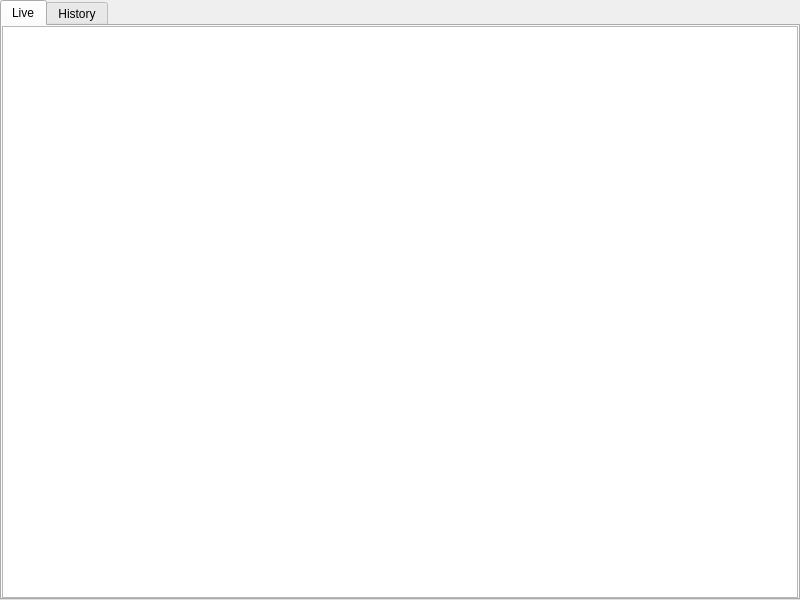
<?xml version="1.0" encoding="UTF-8"?>
<ui version="4.0">
 <class>CommunicateLoggerWidget</class>
 <widget class="QWidget" name="CommunicateLoggerWidget">
  <property name="geometry">
   <rect>
    <x>0</x>
    <y>0</y>
    <width>800</width>
    <height>600</height>
   </rect>
  </property>
  <layout class="QVBoxLayout" name="mainLayout">
   <property name="spacing">
    <number>0</number>
   </property>
   <property name="leftMargin">
    <number>0</number>
   </property>
   <property name="topMargin">
    <number>0</number>
   </property>
   <property name="rightMargin">
    <number>0</number>
   </property>
   <property name="bottomMargin">
    <number>0</number>
   </property>
   <item>
    <widget class="QTabWidget" name="tabWidget">
     <property name="currentIndex">
      <number>0</number>
     </property>
     <widget class="QWidget" name="liveTab">
      <attribute name="title">
       <string>Live</string>
      </attribute>
      <layout class="QVBoxLayout" name="liveLayout">
       <property name="spacing">
        <number>0</number>
       </property>
       <property name="leftMargin">
        <number>0</number>
       </property>
       <property name="topMargin">
        <number>0</number>
       </property>
       <property name="rightMargin">
        <number>0</number>
       </property>
       <property name="bottomMargin">
        <number>0</number>
       </property>
       <item>
        <widget class="QTableView" name="tableView">
         <property name="editTriggers">
          <set>QAbstractItemView::NoEditTriggers</set>
         </property>
         <property name="selectionBehavior">
          <enum>QAbstractItemView::SelectRows</enum>
         </property>
         <property name="verticalScrollMode">
          <enum>QAbstractItemView::ScrollPerPixel</enum>
         </property>
        </widget>
       </item>
      </layout>
     </widget>
     <widget class="QWidget" name="historyTab">
      <property name="autoFillBackground">
       <bool>true</bool>
      </property>
      <attribute name="title">
       <string>History</string>
      </attribute>
      <layout class="QVBoxLayout" name="histLayout">
       <property name="spacing">
        <number>4</number>
       </property>
       <property name="leftMargin">
        <number>4</number>
       </property>
       <property name="topMargin">
        <number>4</number>
       </property>
       <property name="rightMargin">
        <number>4</number>
       </property>
       <property name="bottomMargin">
        <number>4</number>
       </property>
       <item>
        <layout class="QHBoxLayout" name="dateLayout">
         <item>
          <widget class="QLabel" name="labelDate">
           <property name="text">
            <string>Date:</string>
           </property>
          </widget>
         </item>
         <item>
          <widget class="QLineEdit" name="dateEdit">
           <property name="readOnly">
            <bool>true</bool>
           </property>
          </widget>
         </item>
         <item>
          <widget class="QPushButton" name="selectDateBtn">
           <property name="cursor">
            <cursorShape>PointingHandCursor</cursorShape>
           </property>
           <property name="text">
            <string>Select Date</string>
           </property>
          </widget>
         </item>
         <item>
          <spacer name="dateSpacer">
           <property name="orientation">
            <enum>Qt::Horizontal</enum>
           </property>
           <property name="sizeHint" stdset="0">
            <size>
             <width>40</width>
             <height>20</height>
            </size>
           </property>
          </spacer>
         </item>
        </layout>
       </item>
       <item>
        <layout class="QHBoxLayout" name="timeLayout">
         <item>
          <widget class="QCheckBox" name="timeCheck">
           <property name="text">
            <string>Time Range:</string>
           </property>
          </widget>
         </item>
         <item>
          <widget class="QSpinBox" name="timeFromHour">
           <property name="enabled">
            <bool>false</bool>
           </property>
           <property name="minimum">
            <number>0</number>
           </property>
           <property name="maximum">
            <number>23</number>
           </property>
          </widget>
         </item>
         <item>
          <widget class="QLabel" name="labelTimeFrom">
           <property name="text">
            <string>:</string>
           </property>
          </widget>
         </item>
         <item>
          <widget class="QSpinBox" name="timeFromMinute">
           <property name="enabled">
            <bool>false</bool>
           </property>
           <property name="minimum">
            <number>0</number>
           </property>
           <property name="maximum">
            <number>59</number>
           </property>
          </widget>
         </item>
         <item>
          <widget class="QLabel" name="labelTimeFrom2">
           <property name="text">
            <string>:</string>
           </property>
          </widget>
         </item>
         <item>
          <widget class="QSpinBox" name="timeFromSecond">
           <property name="enabled">
            <bool>false</bool>
           </property>
           <property name="minimum">
            <number>0</number>
           </property>
           <property name="maximum">
            <number>59</number>
           </property>
          </widget>
         </item>
         <item>
          <widget class="QLabel" name="labelTimeTo">
           <property name="text">
            <string>to</string>
           </property>
          </widget>
         </item>
         <item>
          <widget class="QSpinBox" name="timeToHour">
           <property name="enabled">
            <bool>false</bool>
           </property>
           <property name="minimum">
            <number>0</number>
           </property>
           <property name="maximum">
            <number>23</number>
           </property>
          </widget>
         </item>
         <item>
          <widget class="QLabel" name="labelTimeTo2">
           <property name="text">
            <string>:</string>
           </property>
          </widget>
         </item>
         <item>
          <widget class="QSpinBox" name="timeToMinute">
           <property name="enabled">
            <bool>false</bool>
           </property>
           <property name="minimum">
            <number>0</number>
           </property>
           <property name="maximum">
            <number>59</number>
           </property>
          </widget>
         </item>
         <item>
          <widget class="QLabel" name="labelTimeTo3">
           <property name="text">
            <string>:</string>
           </property>
          </widget>
         </item>
         <item>
          <widget class="QSpinBox" name="timeToSecond">
           <property name="enabled">
            <bool>false</bool>
           </property>
           <property name="minimum">
            <number>0</number>
           </property>
           <property name="maximum">
            <number>59</number>
           </property>
          </widget>
         </item>
         <item>
          <spacer name="timeSpacer">
           <property name="orientation">
            <enum>Qt::Horizontal</enum>
           </property>
           <property name="sizeHint" stdset="0">
            <size>
             <width>40</width>
             <height>20</height>
            </size>
           </property>
          </spacer>
         </item>
        </layout>
       </item>
       <item>
        <layout class="QHBoxLayout" name="searchLayout">
         <item>
          <widget class="QLabel" name="labelLike">
           <property name="text">
            <string>Keyword:</string>
           </property>
          </widget>
         </item>
         <item>
          <widget class="QLineEdit" name="likeEdit">
           <property name="placeholderText">
            <string>Leave empty for no keyword filter</string>
           </property>
          </widget>
         </item>
         <item>
          <widget class="QPushButton" name="searchBtn">
           <property name="text">
            <string>Search</string>
           </property>
          </widget>
         </item>
         <item>
          <widget class="QPushButton" name="findPrevBtn">
           <property name="enabled">
            <bool>false</bool>
           </property>
           <property name="text">
            <string>Find Prev</string>
           </property>
          </widget>
         </item>
         <item>
          <widget class="QPushButton" name="findNextBtn">
           <property name="enabled">
            <bool>false</bool>
           </property>
           <property name="text">
            <string>Find Next</string>
           </property>
          </widget>
         </item>
        </layout>
       </item>
       <item>
        <widget class="QTableView" name="histtableView">
         <property name="autoFillBackground">
          <bool>true</bool>
         </property>
         <property name="editTriggers">
          <set>QAbstractItemView::NoEditTriggers</set>
         </property>
         <property name="selectionBehavior">
          <enum>QAbstractItemView::SelectRows</enum>
         </property>
         <property name="verticalScrollMode">
          <enum>QAbstractItemView::ScrollPerPixel</enum>
         </property>
        </widget>
       </item>
       <item>
        <widget class="QWidget" name="pageBarWidget" native="true">
         <layout class="QHBoxLayout" name="pageBarLayout">
          <property name="spacing">
           <number>2</number>
          </property>
          <property name="leftMargin">
           <number>0</number>
          </property>
          <property name="topMargin">
           <number>0</number>
          </property>
          <property name="rightMargin">
           <number>0</number>
          </property>
          <property name="bottomMargin">
           <number>0</number>
          </property>
         </layout>
        </widget>
       </item>
      </layout>
     </widget>
    </widget>
   </item>
  </layout>
 </widget>
 <resources/>
 <connections>
  <connection>
   <sender>timeCheck</sender>
   <signal>toggled(bool)</signal>
   <receiver>timeFromHour</receiver>
   <slot>setEnabled(bool)</slot>
   <hints>
    <hint type="sourcelabel">
     <x>100</x>
     <y>100</y>
    </hint>
    <hint type="destinationlabel">
     <x>200</x>
     <y>100</y>
    </hint>
   </hints>
  </connection>
  <connection>
   <sender>timeCheck</sender>
   <signal>toggled(bool)</signal>
   <receiver>timeFromMinute</receiver>
   <slot>setEnabled(bool)</slot>
   <hints>
    <hint type="sourcelabel">
     <x>100</x>
     <y>100</y>
    </hint>
    <hint type="destinationlabel">
     <x>200</x>
     <y>100</y>
    </hint>
   </hints>
  </connection>
  <connection>
   <sender>timeCheck</sender>
   <signal>toggled(bool)</signal>
   <receiver>timeFromSecond</receiver>
   <slot>setEnabled(bool)</slot>
   <hints>
    <hint type="sourcelabel">
     <x>100</x>
     <y>100</y>
    </hint>
    <hint type="destinationlabel">
     <x>200</x>
     <y>100</y>
    </hint>
   </hints>
  </connection>
  <connection>
   <sender>timeCheck</sender>
   <signal>toggled(bool)</signal>
   <receiver>timeToHour</receiver>
   <slot>setEnabled(bool)</slot>
   <hints>
    <hint type="sourcelabel">
     <x>100</x>
     <y>100</y>
    </hint>
    <hint type="destinationlabel">
     <x>300</x>
     <y>100</y>
    </hint>
   </hints>
  </connection>
  <connection>
   <sender>timeCheck</sender>
   <signal>toggled(bool)</signal>
   <receiver>timeToMinute</receiver>
   <slot>setEnabled(bool)</slot>
   <hints>
    <hint type="sourcelabel">
     <x>100</x>
     <y>100</y>
    </hint>
    <hint type="destinationlabel">
     <x>300</x>
     <y>100</y>
    </hint>
   </hints>
  </connection>
  <connection>
   <sender>timeCheck</sender>
   <signal>toggled(bool)</signal>
   <receiver>timeToSecond</receiver>
   <slot>setEnabled(bool)</slot>
   <hints>
    <hint type="sourcelabel">
     <x>100</x>
     <y>100</y>
    </hint>
    <hint type="destinationlabel">
     <x>300</x>
     <y>100</y>
    </hint>
   </hints>
  </connection>
 </connections>
</ui>
